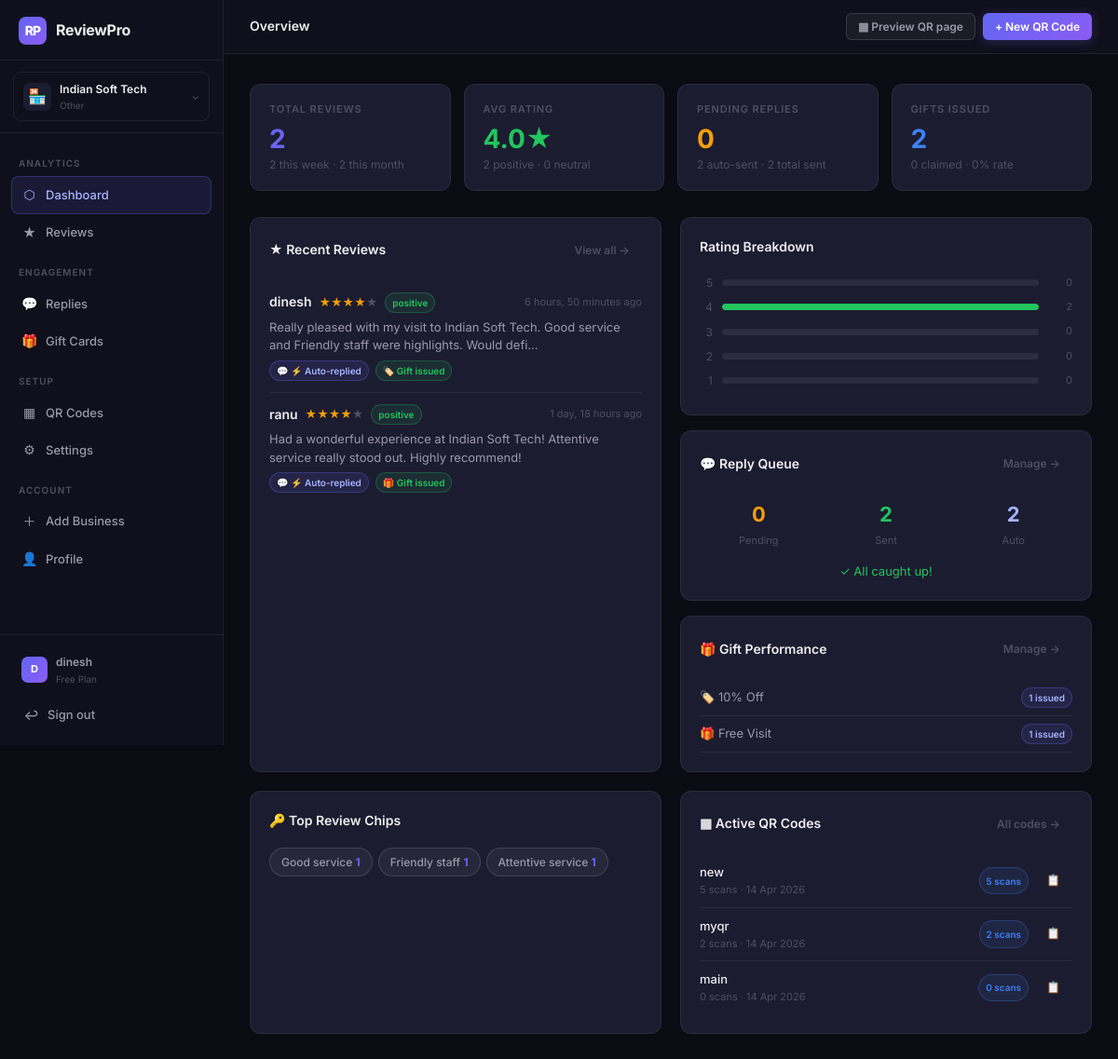
The app's page /dashboard/indian-soft-tech/ (signed in), older data.
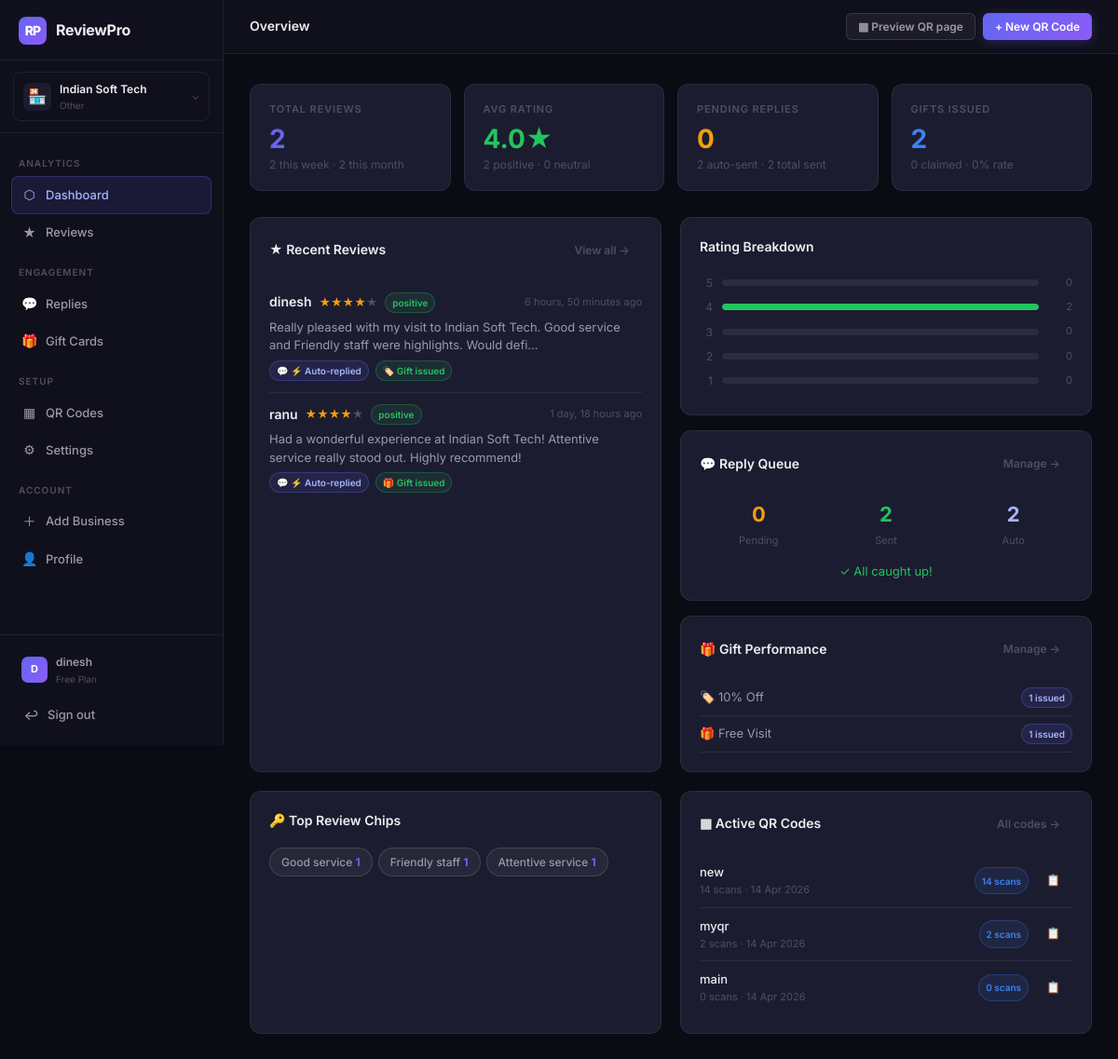
The same page, newer data.
### businesses/models.py (models this page shows, shortened)
class QRCode(models.Model):
    id = models.UUIDField(primary_key=True, default=uuid.uuid4, editable=False)
    business = models.ForeignKey(Business, on_delete=models.CASCADE, related_name='qr_codes')
    label = models.CharField(max_length=100, default='Main Entrance')
    token = models.CharField(max_length=64, default=gen_token, unique=True)
    qr_image = models.ImageField(upload_to='qrcodes/', blank=True, null=True)
    scan_count = models.IntegerField(default=0)
    is_active = models.BooleanField(default=True)
    created_at = models.DateTimeField(auto_now_add=True)
    class Meta:
        ordering = ['-created_at']
    @property
    def review_url(self):
        return f"{settings.APP_URL}/r/{self.token}/"

### reviews/views.py (the view)
# urls.py: path('dashboard/<slug:slug>/',           rv.biz_dashboard,   name='biz_dashboard'),
@login_required
def biz_dashboard(request, slug):
    business = get_object_or_404(Business, slug=slug, owner=request.user)
    request.session['active_business'] = str(business.id)
    qs = Review.objects.filter(business=business, is_verified=True)
    now = timezone.now()
    qs_30 = qs.filter(created_at__gte=now-timedelta(days=30))
    qs_7  = qs.filter(created_at__gte=now-timedelta(days=7))
    total_issued = qs.filter(gift_issued__isnull=False).count()
    total_claimed = qs.filter(gift_claimed=True).count()
    rating_dist = [qs.filter(rating=i).count() for i in range(1,6)]
    max_rd = max(rating_dist) or 1
    from collections import Counter
    import itertools
    all_chips = list(itertools.chain.from_iterable(qs.values_list('selected_chips', flat=True)))
    top_chips = Counter(all_chips).most_common(10)
    ctx = {
        'business': business,
        'active': 'dashboard',
        'stats': {
            'total': qs.count(),
            'total_30d': qs_30.count(),
            'total_7d': qs_7.count(),
            'avg_rating': qs.aggregate(a=Avg('rating'))['a'] or 0,
            'avg_30d': qs_30.aggregate(a=Avg('rating'))['a'] or 0,
            'positive': qs.filter(sentiment='positive').count(),
            'negative': qs.filter(sentiment='negative').count(),
            'neutral': qs.filter(sentiment='neutral').count(),
            'pending_replies': qs.filter(auto_reply_sent=False).count(),
            'sent_replies': qs.filter(auto_reply_sent=True).count(),
            'auto_sent': qs.filter(auto_reply_sent=True).exclude(reply_auto_sent_reason='').count(),
            'gifts_issued': total_issued,
            'gifts_claimed': total_claimed,
            'redemption_rate': round(total_claimed/total_issued*100) if total_issued else 0,
        },
        'recent_reviews': qs.select_related('gift_issued')[:8],
        'gift_stats': qs.filter(gift_issued__isnull=False).values('gift_issued__title','gift_issued__icon').annotate(c=Count('id')).order_by('-c')[:5],
        'top_chips': [{'chip':k,'count':v} for k,v in top_chips],
        'rating_dist': [{'rating':i+1,'count':rating_dist[i],'pct':round(rating_dist[i]/max_rd*100)} for i in range(5)],
        'qrcodes': business.qr_codes.filter(is_active=True)[:4],
    }
    return render(request, 'dashboard/home.html', ctx)

### accounts/models.py (called while the page is built)
    @property
    def display_name(self):
        return self.full_name or self.email.split('@')[0]

### reviews/models.py (called while the page is built)
    @property
    def star_range(self):
        return range(self.rating)

    @property
    def empty_star_range(self):
        return range(5 - self.rating)

### templates/dashboard/home.html (shortened to what the changed rows need)
{% extends "base.html" %}
{% load humanize %}
{% block content %}
<div class="grid-2" style="gap:20px">
  <div class="card">
    {% for qr in qrcodes %}
    <div style="display:flex;align-items:center;justify-content:space-between;padding:9px 0;border-bottom:1px solid var(--border){% if forloop.last %};border-bottom:none{% endif %}">
      <div>
        <div style="font-size:13px;font-weight:500;color:var(--text)">{{ qr.label }}</div>
        <div style="font-size:11px;color:var(--text3)">{{ qr.scan_count }} scans · {{ qr.created_at|date:"d M Y" }}</div>
      </div>
      <div style="display:flex;gap:6px">
        <span class="badge badge-sm badge-blue">{{ qr.scan_count }} scans</span>
        <button class="btn btn-ghost btn-sm btn-icon-only" onclick="copyText('{{ qr.review_url }}','URL')" title="Copy URL">📋</button>
      </div>
    </div>
    {% empty %}
    <div style="text-align:center;padding:16px 0">
      <p style="font-size:13px;color:var(--text3);margin-bottom:10px">No QR codes yet</p>
      <a href="{% url 'qrcodes_page' slug=business.slug %}" class="btn btn-primary btn-sm">Generate first QR</a>
    </div>
    {% endfor %}
  </div>
</div>
{% endblock %}

Row changes from the older to the newer data that the page shows:
changed QRCode "new": scan_count "5" → "14"
